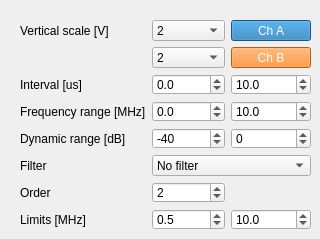
    <widget class="QWidget" name="tab">
     <attribute name="title">
      <string>Display</string>
     </attribute>
     <widget class="QWidget" name="gridLayoutWidget_2">
      <property name="geometry">
       <rect>
        <x>20</x>
        <y>20</y>
        <width>291</width>
        <height>210</height>
       </rect>
      </property>
      <layout class="QGridLayout" name="displayGridLayout">
       <item row="4" column="1">
        <widget class="QDoubleSpinBox" name="zoomStartSpinBox">
         <property name="locale">
          <locale language="English" country="UnitedKingdom"/>
         </property>
         <property name="buttonSymbols">
          <enum>QAbstractSpinBox::UpDownArrows</enum>
         </property>
         <property name="suffix">
          <string/>
         </property>
         <property name="decimals">
          <number>1</number>
         </property>
         <property name="minimum">
          <double>-100.000000000000000</double>
         </property>
         <property name="maximum">
          <double>200.000000000000000</double>
         </property>
         <property name="singleStep">
          <double>0.100000000000000</double>
         </property>
         <property name="value">
          <double>0.000000000000000</double>
         </property>
        </widget>
       </item>
       <item row="4" column="2">
        <widget class="QDoubleSpinBox" name="zoomEndSpinBox">
         <property name="locale">
          <locale language="English" country="UnitedKingdom"/>
         </property>
         <property name="buttonSymbols">
          <enum>QAbstractSpinBox::UpDownArrows</enum>
         </property>
         <property name="suffix">
          <string/>
         </property>
         <property name="decimals">
          <number>1</number>
         </property>
         <property name="minimum">
          <double>-100.000000000000000</double>
         </property>
         <property name="maximum">
          <double>200.000000000000000</double>
         </property>
         <property name="singleStep">
          <double>0.100000000000000</double>
         </property>
         <property name="value">
          <double>10.000000000000000</double>
         </property>
        </widget>
       </item>
       <item row="7" column="0">
        <widget class="QLabel" name="dbrangeLabel">
         <property name="locale">
          <locale language="English" country="UnitedKingdom"/>
         </property>
         <property name="text">
          <string>Dynamic range [dB]</string>
         </property>
        </widget>
       </item>
       <item row="4" column="0">
        <widget class="QLabel" name="zoomLabel">
         <property name="locale">
          <locale language="English" country="UnitedKingdom"/>
         </property>
         <property name="text">
          <string>Interval [us]</string>
         </property>
        </widget>
       </item>
       <item row="7" column="2">
        <widget class="QDoubleSpinBox" name="dbMaxSpinBox">
         <property name="locale">
          <locale language="English" country="UnitedKingdom"/>
         </property>
         <property name="buttonSymbols">
          <enum>QAbstractSpinBox::UpDownArrows</enum>
         </property>
         <property name="suffix">
          <string/>
         </property>
         <property name="decimals">
          <number>0</number>
         </property>
         <property name="minimum">
          <double>-100.000000000000000</double>
         </property>
         <property name="maximum">
          <double>100.000000000000000</double>
         </property>
         <property name="singleStep">
          <double>1.000000000000000</double>
         </property>
         <property name="value">
          <double>0.000000000000000</double>
         </property>
        </widget>
       </item>
       <item row="5" column="1">
        <widget class="QDoubleSpinBox" name="zoomFminSpinBox">
         <property name="locale">
          <locale language="English" country="UnitedKingdom"/>
         </property>
         <property name="buttonSymbols">
          <enum>QAbstractSpinBox::UpDownArrows</enum>
         </property>
         <property name="suffix">
          <string/>
         </property>
         <property name="decimals">
          <number>1</number>
         </property>
         <property name="minimum">
          <double>-100.000000000000000</double>
         </property>
         <property name="maximum">
          <double>200.000000000000000</double>
         </property>
         <property name="singleStep">
          <double>0.100000000000000</double>
         </property>
         <property name="value">
          <double>0.000000000000000</double>
         </property>
        </widget>
       </item>
       <item row="5" column="2">
        <widget class="QDoubleSpinBox" name="zoomFmaxSpinBox">
         <property name="locale">
          <locale language="English" country="UnitedKingdom"/>
         </property>
         <property name="buttonSymbols">
          <enum>QAbstractSpinBox::UpDownArrows</enum>
         </property>
         <property name="suffix">
          <string/>
         </property>
         <property name="decimals">
          <number>1</number>
         </property>
         <property name="minimum">
          <double>-100.000000000000000</double>
         </property>
         <property name="maximum">
          <double>200.000000000000000</double>
         </property>
         <property name="singleStep">
          <double>0.100000000000000</double>
         </property>
         <property name="value">
          <double>10.000000000000000</double>
         </property>
        </widget>
       </item>
       <item row="5" column="0">
        <widget class="QLabel" name="frequencyrangeLabel">
         <property name="locale">
          <locale language="English" country="UnitedKingdom"/>
         </property>
         <property name="text">
          <string>Frequency range [MHz]</string>
         </property>
        </widget>
       </item>
       <item row="10" column="2">
        <widget class="QDoubleSpinBox" name="fmaxSpinBox">
         <property name="locale">
          <locale language="English" country="UnitedKingdom"/>
         </property>
         <property name="buttonSymbols">
          <enum>QAbstractSpinBox::UpDownArrows</enum>
         </property>
         <property name="suffix">
          <string/>
         </property>
         <property name="decimals">
          <number>1</number>
         </property>
         <property name="minimum">
          <double>0.000000000000000</double>
         </property>
         <property name="maximum">
          <double>50.000000000000000</double>
         </property>
         <property name="singleStep">
          <double>0.500000000000000</double>
         </property>
         <property name="value">
          <double>10.000000000000000</double>
         </property>
        </widget>
       </item>
       <item row="7" column="1">
        <widget class="QDoubleSpinBox" name="dbMinSpinBox">
         <property name="locale">
          <locale language="English" country="UnitedKingdom"/>
         </property>
         <property name="buttonSymbols">
          <enum>QAbstractSpinBox::UpDownArrows</enum>
         </property>
         <property name="suffix">
          <string/>
         </property>
         <property name="decimals">
          <number>0</number>
         </property>
         <property name="minimum">
          <double>-100.000000000000000</double>
         </property>
         <property name="maximum">
          <double>100.000000000000000</double>
         </property>
         <property name="singleStep">
          <double>1.000000000000000</double>
         </property>
         <property name="value">
          <double>-40.000000000000000</double>
         </property>
        </widget>
       </item>
       <item row="10" column="0">
        <widget class="QLabel" name="flimLabel">
         <property name="locale">
          <locale language="English" country="UnitedKingdom"/>
         </property>
         <property name="text">
          <string>Limits [MHz]</string>
         </property>
        </widget>
       </item>
       <item row="8" column="1" colspan="2">
        <widget class="QComboBox" name="filterComboBox">
         <property name="currentText">
          <string>No filter</string>
         </property>
         <property name="currentIndex">
          <number>0</number>
         </property>
         <item>
          <property name="text">
           <string>No filter</string>
          </property>
         </item>
         <item>
          <property name="text">
           <string>AC coupling</string>
          </property>
         </item>
         <item>
          <property name="text">
           <string>Bandpass</string>
          </property>
         </item>
        </widget>
       </item>
       <item row="9" column="0">
        <widget class="QLabel" name="flimLabel_3">
         <property name="locale">
          <locale language="English" country="UnitedKingdom"/>
         </property>
         <property name="text">
          <string>Order</string>
         </property>
        </widget>
       </item>
       <item row="10" column="1">
        <widget class="QDoubleSpinBox" name="fminSpinBox">
         <property name="locale">
          <locale language="English" country="UnitedKingdom"/>
         </property>
         <property name="buttonSymbols">
          <enum>QAbstractSpinBox::UpDownArrows</enum>
         </property>
         <property name="suffix">
          <string/>
         </property>
         <property name="decimals">
          <number>1</number>
         </property>
         <property name="minimum">
          <double>0.000000000000000</double>
         </property>
         <property name="maximum">
          <double>50.000000000000000</double>
         </property>
         <property name="singleStep">
          <double>0.500000000000000</double>
         </property>
         <property name="value">
          <double>0.500000000000000</double>
         </property>
        </widget>
       </item>
       <item row="8" column="0">
        <widget class="QLabel" name="flimLabel_2">
         <property name="locale">
          <locale language="English" country="UnitedKingdom"/>
         </property>
         <property name="text">
          <string>Filter</string>
         </property>
        </widget>
       </item>
       <item row="9" column="1">
        <widget class="QSpinBox" name="filterOrderSpinBox">
         <property name="minimum">
          <number>1</number>
         </property>
         <property name="maximum">
          <number>4</number>
         </property>
         <property name="value">
          <number>2</number>
         </property>
        </widget>
       </item>
       <item row="0" column="1">
        <widget class="QComboBox" name="displayrangeAComboBox">
         <property name="sizePolicy">
          <sizepolicy hsizetype="Preferred" vsizetype="Preferred">
           <horstretch>0</horstretch>
           <verstretch>0</verstretch>
          </sizepolicy>
         </property>
         <property name="maximumSize">
          <size>
           <width>16777215</width>
           <height>16777215</height>
          </size>
         </property>
         <property name="currentIndex">
          <number>10</number>
         </property>
         <item>
          <property name="text">
           <string>1 m</string>
          </property>
         </item>
         <item>
          <property name="text">
           <string>2 m</string>
          </property>
         </item>
         <item>
          <property name="text">
           <string>5 m</string>
          </property>
         </item>
         <item>
          <property name="text">
           <string>10 m</string>
          </property>
         </item>
         <item>
          <property name="text">
           <string>20 m</string>
          </property>
         </item>
         <item>
          <property name="text">
           <string>50 m</string>
          </property>
         </item>
         <item>
          <property name="text">
           <string>100 m</string>
          </property>
         </item>
         <item>
          <property name="text">
           <string>200 m</string>
          </property>
         </item>
         <item>
          <property name="text">
           <string>500 m</string>
          </property>
         </item>
         <item>
          <property name="text">
           <string>1</string>
          </property>
         </item>
         <item>
          <property name="text">
           <string>2</string>
          </property>
         </item>
         <item>
          <property name="text">
           <string>5</string>
          </property>
         </item>
         <item>
          <property name="text">
           <string>10</string>
          </property>
         </item>
        </widget>
       </item>
       <item row="0" column="0">
        <widget class="QLabel" name="displayscaleLabel">
         <property name="minimumSize">
          <size>
           <width>100</width>
           <height>0</height>
          </size>
         </property>
         <property name="locale">
          <locale language="English" country="UnitedKingdom"/>
         </property>
         <property name="text">
          <string>Vertical scale [V]</string>
         </property>
        </widget>
       </item>
       <item row="1" column="1">
        <widget class="QComboBox" name="displayrangeBComboBox">
         <property name="sizePolicy">
          <sizepolicy hsizetype="Preferred" vsizetype="Preferred">
           <horstretch>0</horstretch>
           <verstretch>0</verstretch>
          </sizepolicy>
         </property>
         <property name="maximumSize">
          <size>
           <width>16777215</width>
           <height>16777215</height>
          </size>
         </property>
         <property name="currentIndex">
          <number>10</number>
         </property>
         <item>
          <property name="text">
           <string>1 m</string>
          </property>
         </item>
         <item>
          <property name="text">
           <string>2 m</string>
          </property>
         </item>
         <item>
          <property name="text">
           <string>5 m</string>
          </property>
         </item>
         <item>
          <property name="text">
           <string>10 m</string>
          </property>
         </item>
         <item>
          <property name="text">
           <string>20 m</string>
          </property>
         </item>
         <item>
          <property name="text">
           <string>50 m</string>
          </property>
         </item>
         <item>
          <property name="text">
           <string>100 m</string>
          </property>
         </item>
         <item>
          <property name="text">
           <string>200 m</string>
          </property>
         </item>
         <item>
          <property name="text">
           <string>500 m</string>
          </property>
         </item>
         <item>
          <property name="text">
           <string>1</string>
          </property>
         </item>
         <item>
          <property name="text">
           <string>2</string>
          </property>
         </item>
         <item>
          <property name="text">
           <string>5</string>
          </property>
         </item>
         <item>
          <property name="text">
           <string>10</string>
          </property>
         </item>
        </widget>
       </item>
       <item row="0" column="2">
        <widget class="QPushButton" name="chAButton">
         <property name="sizePolicy">
          <sizepolicy hsizetype="Preferred" vsizetype="Preferred">
           <horstretch>0</horstretch>
           <verstretch>0</verstretch>
          </sizepolicy>
         </property>
         <property name="font">
          <font>
           <weight>50</weight>
           <bold>false</bold>
          </font>
         </property>
         <property name="styleSheet">
          <string notr="true">background-color: rgb(31, 119, 180);
color: rgb(255, 255, 255);</string>
         </property>
         <property name="text">
          <string>Ch A</string>
         </property>
         <property name="checkable">
          <bool>true</bool>
         </property>
         <property name="checked">
          <bool>false</bool>
         </property>
        </widget>
       </item>
       <item row="1" column="2">
        <widget class="QPushButton" name="chBButton">
         <property name="sizePolicy">
          <sizepolicy hsizetype="Preferred" vsizetype="Preferred">
           <horstretch>0</horstretch>
           <verstretch>0</verstretch>
          </sizepolicy>
         </property>
         <property name="font">
          <font>
           <weight>50</weight>
           <bold>false</bold>
          </font>
         </property>
         <property name="styleSheet">
          <string notr="true">background-color: rgb(255, 127, 14);
color: white;</string>
         </property>
         <property name="text">
          <string>Ch B</string>
         </property>
         <property name="checkable">
          <bool>true</bool>
         </property>
        </widget>
       </item>
      </layout>
     </widget>
    </widget>
